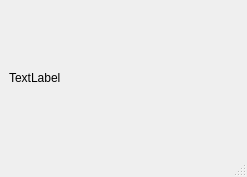
<?xml version="1.0" encoding="UTF-8"?>
<ui version="4.0">
 <class>MainWindow</class>
 <widget class="QMainWindow" name="MainWindow">
  <property name="geometry">
   <rect>
    <x>0</x>
    <y>0</y>
    <width>247</width>
    <height>177</height>
   </rect>
  </property>
  <property name="windowTitle">
   <string>MainWindow</string>
  </property>
  <widget class="QWidget" name="centralwidget">
   <layout class="QVBoxLayout" name="verticalLayout">
    <item>
     <widget class="ClickableLabel" name="lb_display">
      <property name="maximumSize">
       <size>
        <width>320</width>
        <height>240</height>
       </size>
      </property>
      <property name="text">
       <string>TextLabel</string>
      </property>
     </widget>
    </item>
   </layout>
  </widget>
  <widget class="QMenuBar" name="menubar">
   <property name="geometry">
    <rect>
     <x>0</x>
     <y>0</y>
     <width>247</width>
     <height>22</height>
    </rect>
   </property>
  </widget>
  <widget class="QStatusBar" name="statusbar"/>
 </widget>
 <customwidgets>
  <customwidget>
   <class>ClickableLabel</class>
   <extends>QLabel</extends>
   <header>clabel.h</header>
  </customwidget>
 </customwidgets>
 <resources/>
 <connections/>
</ui>
